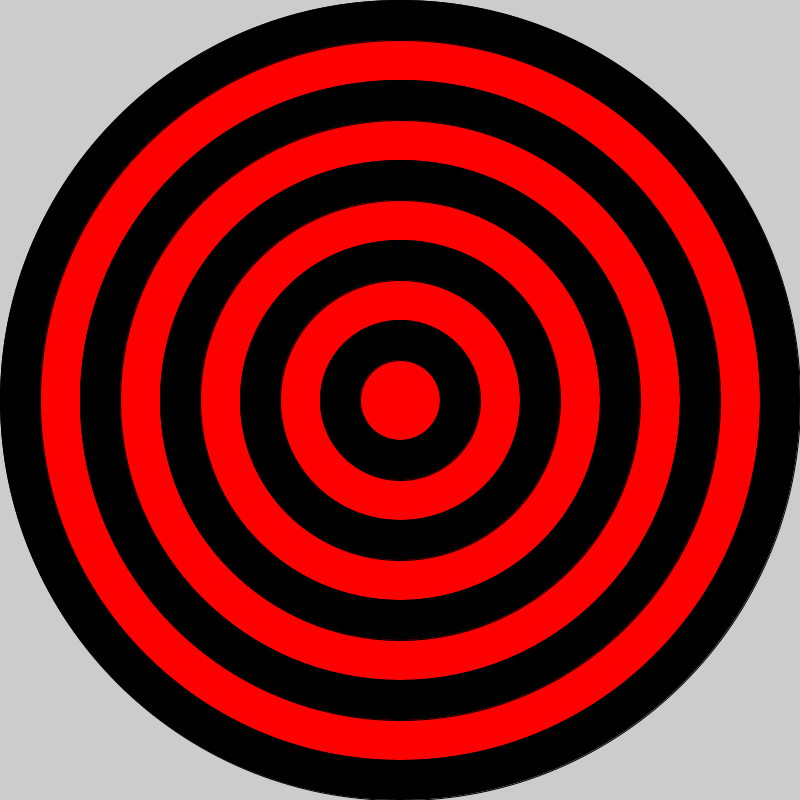
Frame 1 (no input)
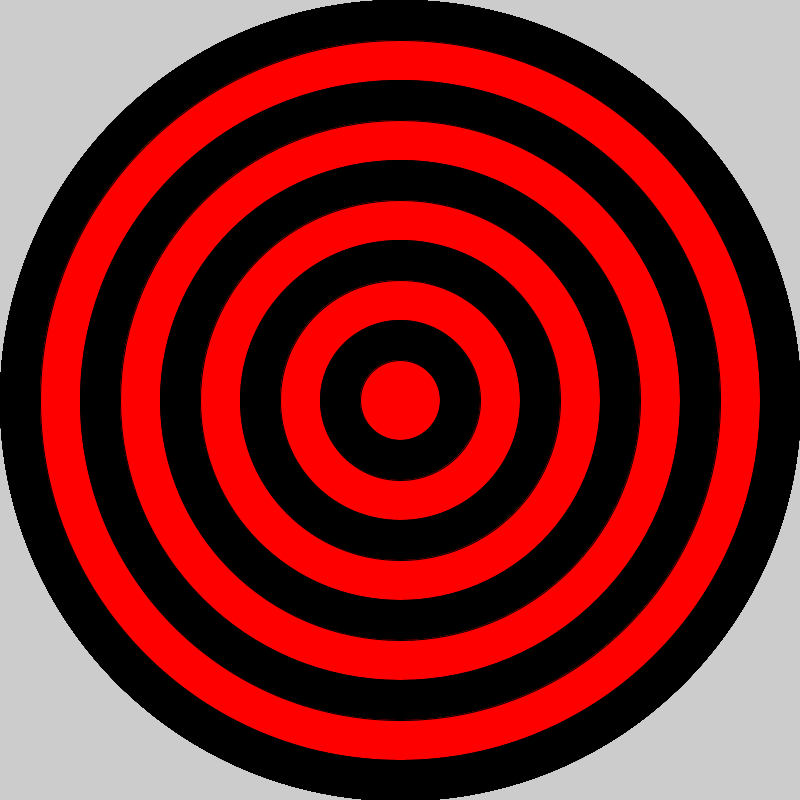
Frame 60 (the mouse pressed at the canvas centre just before this capture)
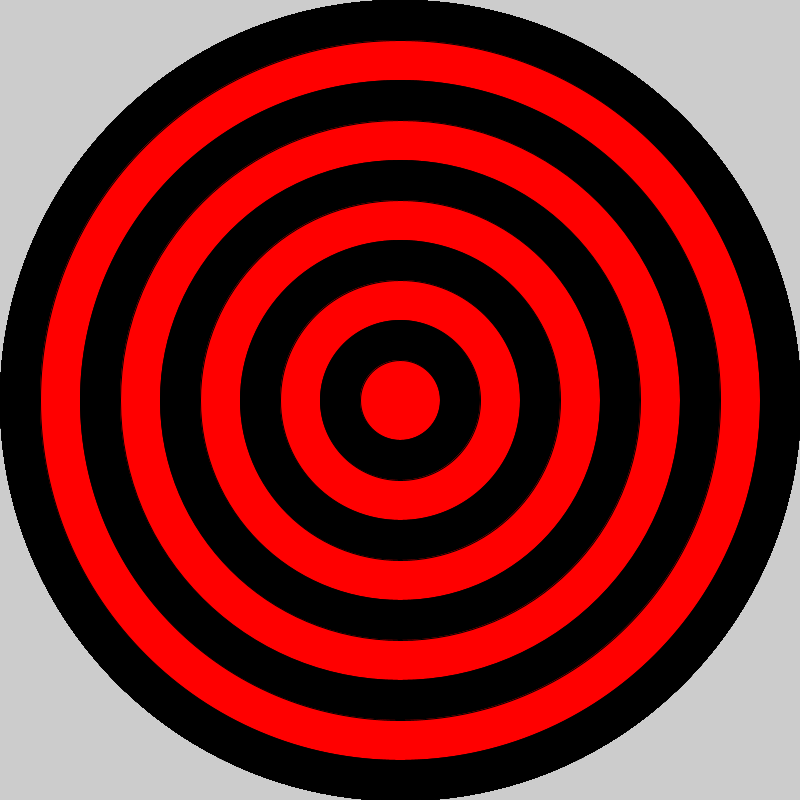
Frame 120 (the mouse held since frame 60 and released just before this capture)

The Processing sketch that drew these frames (run headless with seeded random() and noise(); from frame 60 on, the mouse is pressed at the canvas centre):

// Processing sketch: bullseye
// ── bullseye.pde

void setup() {
 
  // set the size of your sketch
  size(800,800);
}

void draw() {
  for (int i = 0; i <10;i++){
    if (i%2 == 1){
      fill(#FF0000);
  }
  else{
    fill(#000000);
  }
    ellipse(400,400,width-i*80,height-i*80);
  }
  //Starting with the largest ellipse, use a for loop to draw a bullseye with ellipses.
  
  //Use an if statement and remainder to alternate the color of your rings.
  
  
}
